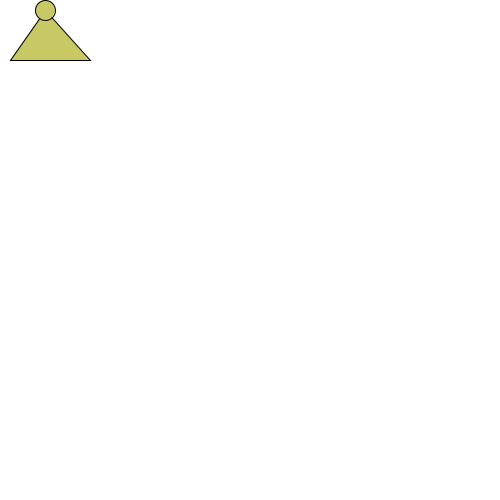
Frame 1 (no input)
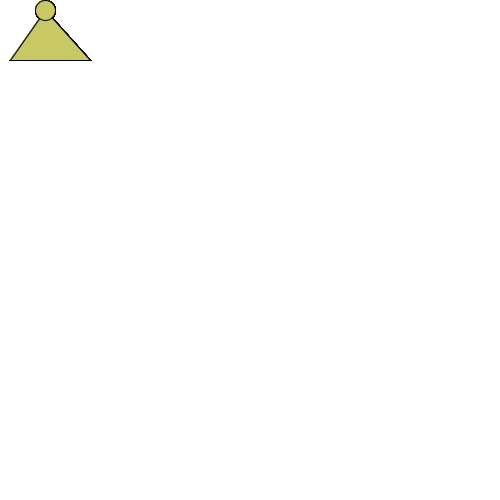
Frame 60 (the mouse pressed at the canvas centre just before this capture)
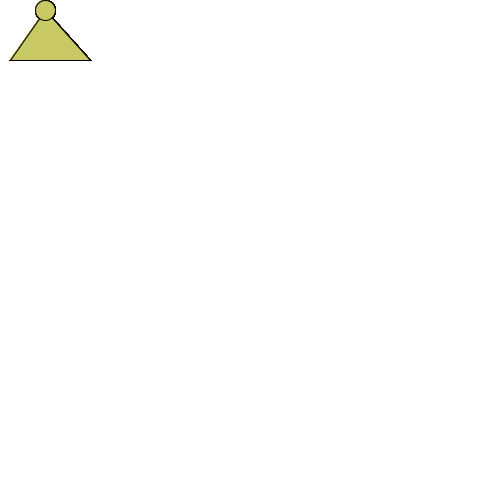
Frame 120 (the mouse held since frame 60 and released just before this capture)

The Processing sketch that drew these frames (run headless with seeded random() and noise(); from frame 60 on, the mouse is pressed at the canvas centre):

// Processing sketch: processing_112692
// ── processing_112692.pde

void setup ()
{
size (500, 500);
background (255);
}
void draw ()
{
int r = 200;
int g = 200;
int b = 100;
birthdayHat(0, 0, r, g, b);
}

void birthdayHat (int x, int y, int red, int green, int blue)
{
  fill(red, green, blue); 
  triangle (x + 45, y + 10, x + 10, y + 60, x + 90, y + 60);
  ellipse (x + 45, y + 10, 20, 20);
}

void mousePressed()
{
int r = 200;
int g = 200;
int b = 100;
birthdayHat (mouseX, mouseY, r, g, b);
}
